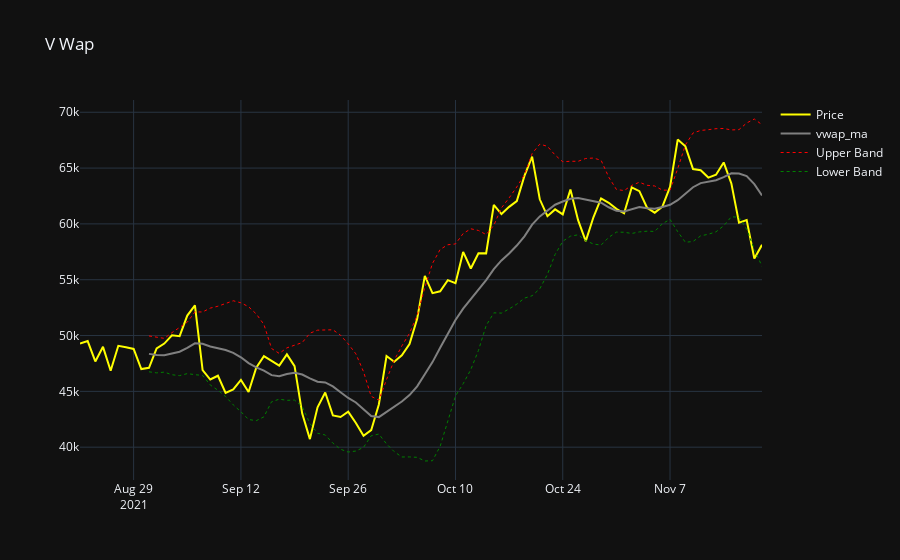

The notebook cell saved with this chart:
### Markdown cell above
## Creating VWAP Chart

### Code cell
# LINE Graph

fig_vwap = make_subplots(rows=1, cols=1)

# Plotting Closing price line
fig_vwap.add_trace(go.Scatter(
    x = vwap_df.index, 
    y = vwap_df["close"], 
    line = dict(color='yellow', width=2), 
    name = 'Price'), col=1, row=1)

# Plotting VWAP MA line
fig_vwap.add_trace(go.Scatter(
    x = vwap_df.index,
    y = vwap_df['vwap_ma'],
    mode = 'lines',
    name = 'vwap_ma', 
    line = dict(color='grey',width=2)
))

# # Add Bands
# fig_vwap.add_trace(go.Scatter(
#     x = vwap_df.index,
#     y = vwap_df['upper_band'],
#     line = dict('blue', width=2, dash='dot'),
#     name = 'Upper Band'))

fig_vwap.add_trace(go.Scatter(x=vwap_df.index, y= vwap_df['upper_band'], line=dict (color='red', width=1, dash='dot'), name = 'Upper Band'))
fig_vwap.add_trace(go.Scatter(x=vwap_df.index, y= vwap_df['lower_band'], line=dict (color='green', width=1, dash='dot'), name = 'Lower Band'))
                   
# fig_vwap.add_hline(y="upper_band", col=1, row=1, line_color='#336699', line_width=2, line_dash='dash')
# fig_vwap.add_hline(y=80, col=1, row=1, line_color='#336699', line_width=2, line_dash='dash')

fig_vwap.update_layout(
    template = 'plotly_dark',
    height=600,
    title = 'V Wap'
)
fig_vwap.show()
